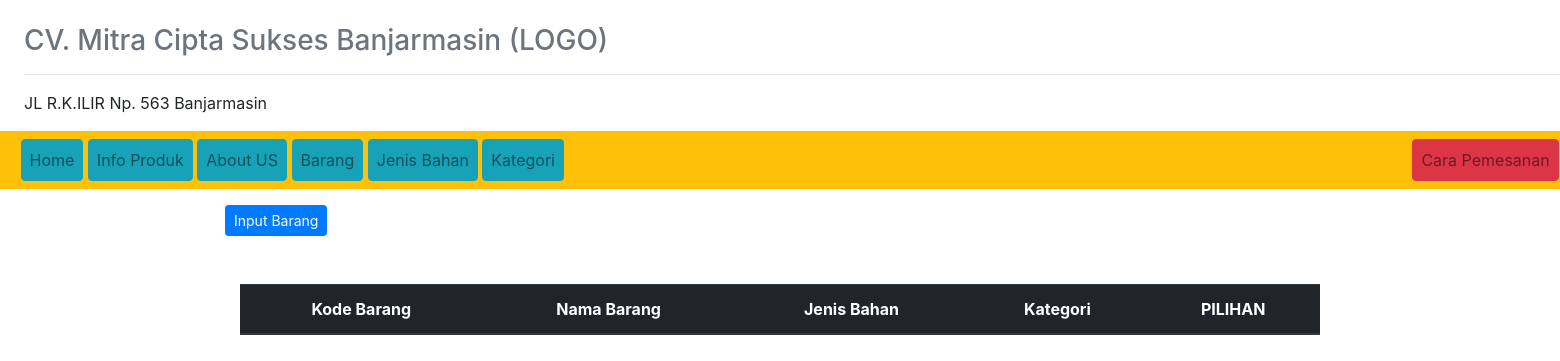
Page /?view=barang on the earlier database version.
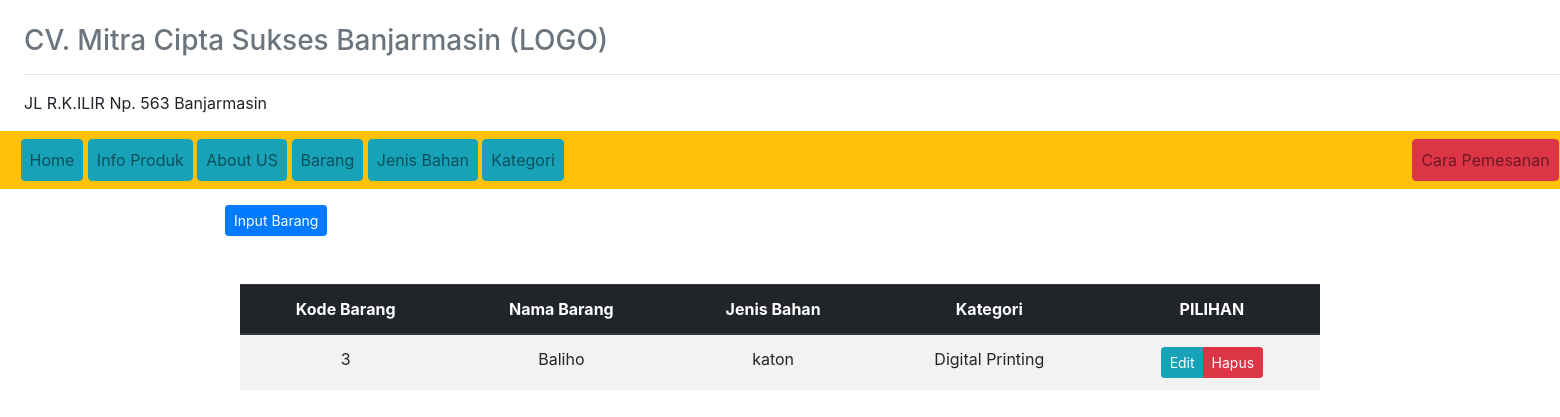
Same page on the later database version.
### tables this page shows
CREATE TABLE `nama_barang` (
  `kode_barang` int(50) NOT NULL,
  `nama_barang` varchar(50) NOT NULL,
  `type_barang` varchar(50) NOT NULL,
  `kategori` int(50) NOT NULL
);

CREATE TABLE `jenis_bahan` (
  `kode_jenis_bahan` int(50) NOT NULL,
  `harga_bahan` int(25) NOT NULL,
  `jenis_bahan` varchar(50) NOT NULL,
  `ketarangan` varchar(255) NOT NULL,
  `ukuran_bahan` int(10) NOT NULL
);

CREATE TABLE `kategori` (
  `id_kategori` int(50) NOT NULL,
  `nama_kategori` varchar(50) NOT NULL
);

### config/config.php (called while the page is built, shortened)
<?php
function base_url($url = null)
{
	$base_url = "http://localhost/aplikasi_CV_Mitra_Cipta_Sukses_Banjarmasin/";
	if ($url != null ) {
		return $base_url."/".$url;
	} else  {
			return $base_url;
	}
}

### models/admin.php (called while the page is built, shortened)
<?php
class Admin
{
  private $mysqli;
  function __construct($mysqli)
  {
    $this->mysqli = $mysqli;
  }
  public function showBarang()
  {
    $db = $this->mysqli->conn;
    $sql = " SELECT * FROM nama_barang
          INNER JOIN jenis_bahan ON nama_barang.type_barang = jenis_bahan.kode_jenis_bahan
          INNER JOIN kategori ON nama_barang.kategori = kategori.id_kategori ";
    $query = $db->query($sql);
    return $query;
  }
}
?>

### view/barang.php (the view)
<div class="header-hal">
    <a href="?view=input-barang" class="btn btn-sm btn-primary">Input Barang</a>
</div>
<div class="container mt-5">
<div class="daftar-table table-responsive">
  <table class="table table-striped text-center" id="table">
    <thead class="thead-dark">
      <tr>
        <th>Kode Barang</th>
        <th>Nama Barang</th>
        <th>Jenis Bahan </th>
        <th>Kategori </th>
        <th>PILIHAN</th>
      </tr>
    </thead>
    <tbody>
      <?php
      $data = $objAdmin->showBarang();
      while ($a = $data->fetch_object()) {
      ?>
      <tr>
        <td><?=$a->kode_barang ?></td>
        <td><?=$a->nama_barang ?></td>
        <td><?=$a->jenis_bahan ?></td>
        <td><?=$a->nama_kategori ?></td>
        <td>
          <div class="btn-group">
            <a href="?view=edit-barang&nik=<?=$a->kode_barang ?>" class="btn btn-sm btn-info">Edit</a>
            <a href="?view=hapus-barang&nik=<?=$a->kode_barang ?>" onclick="return confirm('Hapus data ?')" class="btn btn-sm btn-danger">Hapus</a>
          </div>
        </td>
      </tr>
    <?php } ?>
    </tbody>
  </table>
</div>
</div>

### index.php (shortened to what this page needs)
<?php
require_once 'config/config.php';
include('models/admin.php');
?>
<!doctype html>
<html lang="en">
  <head>
    <link rel="stylesheet" href="<?=base_url();?>assets/css/bootstrap.min.css">
    <link rel="stylesheet" type="text/css" href="<?php echo base_url(); ?>assets/DataTables/datatables.min.css"/>
  </head>
  <body>
    <div class="ml-4" id="" style="">
      <br>
      <h3 class="text-muted">CV. Mitra Cipta Sukses Banjarmasin (LOGO)</h3>
      <hr>
      <p>JL R.K.ILIR Np. 563 Banjarmasin</p>
    </div>
    <nav class="navbar navbar-expand-lg navbar-light bg-warning">
      <div class="collapse navbar-collapse" id="navbarNavAltMarkup">
        <div class="navbar-nav"> &nbsp;
          <a class="nav-item nav-link btn btn-info btn-md" href="#">Home <span class="sr-only">(current)</span></a>&nbsp;
          <a class="nav-item nav-link btn btn-info btn-md" href="#">Info Produk</a> &nbsp;
          <a class="nav-item nav-link btn btn-info btn-md" href="#">About US</a> &nbsp;
          <a class="nav-item nav-link btn btn-info btn-md" href="?view=barang">Barang</a> &nbsp;
          <a class="nav-item nav-link btn btn-info btn-md" href="?view=bahan">Jenis Bahan</a> &nbsp;
          <a class="nav-item nav-link btn btn-info btn-md" href="?view=kategori">Kategori</a> &nbsp;
          <a class="nav-item nav-link btn btn-danger btn-md" style="position: relative; left: 120%;" href="#">Cara Pemesanan</a> &nbsp;
        </div>
      </div>
    </nav>
    <div class="container mt-3" id="" style="">
          <?php include('page/page.php'); ?>
    </div>
  </body>
</html>

### page/page.php
<?php
if (@$_GET['view'] == '' || @$_GET['view'] == 'home')
{
	include 'view/home/home.php';
}
elseif (@$_GET['view'] == 'barang')
{
	include 'view/barang.php';
}
elseif (@$_GET['view'] == 'input-barang')
{
	include 'view/input-barang.php';
}
elseif (@$_GET['view'] == 'bahan')
{
	include 'view/jenis-bahan.php';
}
elseif (@$_GET['view'] == 'input-bahan')
{
	include 'view/input-jenis-bahan.php';
}
elseif (@$_GET['view'] == 'kategori')
{
	include 'view/kategori.php';
}
elseif (@$_GET['view'] == 'input-kategori')
{
	include 'view/input-kategori.php';
}

Differences in the rows shown:
added nama_barang: kode_barang "3", nama_barang "Baliho", jenis_bahan.jenis_bahan "katon", kategori.nama_kategori "Digital Printing"
